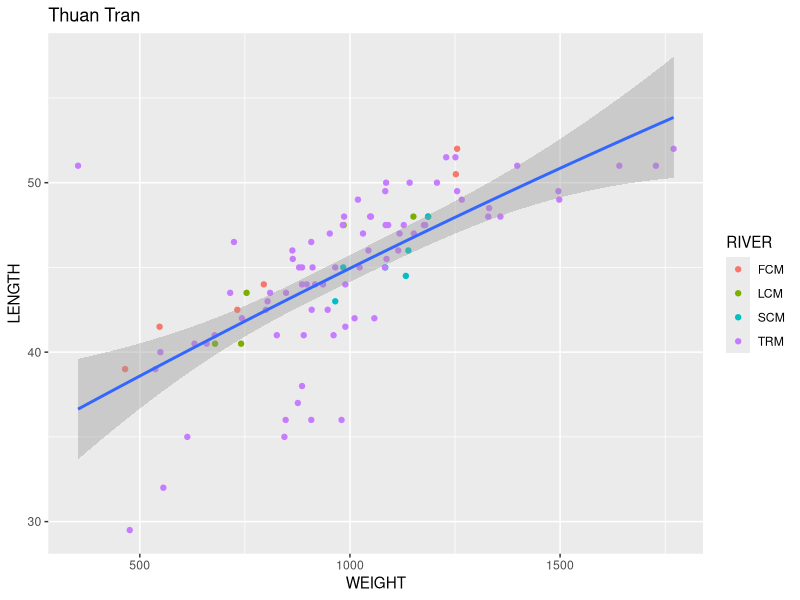
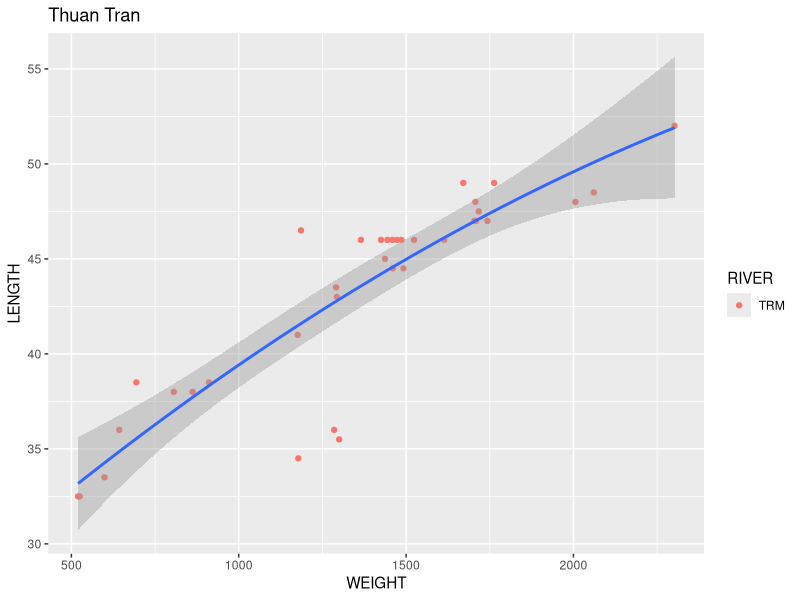

R code for these plots, in order:
## ---- chunk 1
library(ggplot2)
library(dplyr)

myddt=function(df, SPECIES){

  #subset df by species
  df1 <- df %>% filter(SPECIES == {{SPECIES}})

  #create ggplot for subsetted weight vs length, with river as the color and quadratic curve added
  g <- ggplot(df1, aes(x=WEIGHT,y=LENGTH)) +
    geom_point(aes(color = RIVER )) +
    geom_smooth(formula = y~x +I(x^2), method = "lm") +
    ggtitle("Thuan Tran")

  #print plot
  print(g)

  #create file name
  fileName = paste("LvsWfor",SPECIES,".csv")

  #write the dataframe used for the plot as a csv file
  write.csv(x=df1, file=fileName)


  #create list of unsubsetted df, subsetted df, and frequency table of df for rivers
  mylist = list()
  mylist[[1]] = df
  mylist[[2]] = df1
  mylist[[3]] = prop.table(table(df$RIVER))
  
  mylist
}

ddt = read.csv("DDT.csv")
myddt(df = ddt, SPECIES  = "CCATFISH") 
myddt(df = ddt, SPECIES = "SMBUFFALO")
